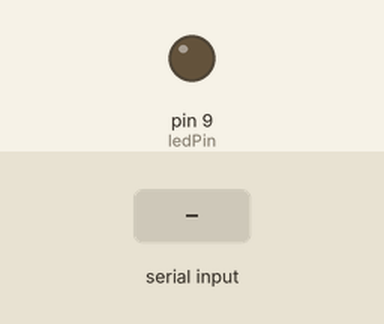
A sketch run on a simulated Arduino Uno, built with avr-gcc and run on an emulated ATmega328P. Parts: output pins drawn as LEDs (lit = HIGH). Inputs (shaded band) come from the test bench.

Above: at 1.2 s.
1.3 s: "H" received over Serial
At 2.1 s:
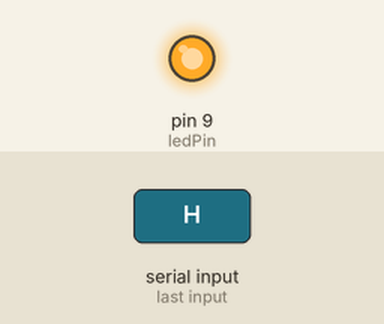
2.8 s: "L" received over Serial
At 3.2 s:
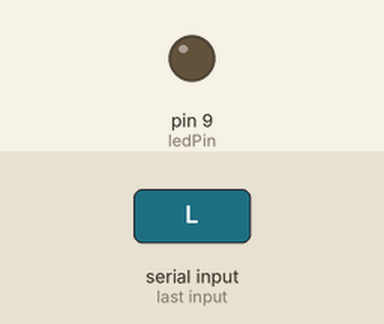
Timing chart, 0 to 5.8 s (numbered marks = the images above; inputs shaded):
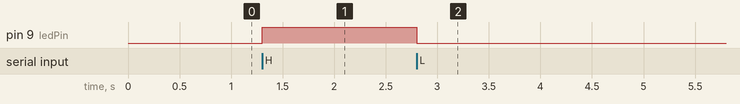

The sketch:

p5-arduino-write.ino
```cpp
const int ledPin = 9; // the pin that the LED is attached to
int incomingByte;     // a variable to read incoming serial data into

void setup() {
 Serial.begin(9600);             // initialize serial communication
 pinMode(ledPin, OUTPUT);        // initialize the LED pin as an output
}

void loop() {
 if (Serial.available() > 0) {   // see if there's incoming serial data
   incomingByte = Serial.read(); // read it
   if (incomingByte == 'H') {    // if it's a capital H (ASCII 72),
     digitalWrite(ledPin, HIGH); // turn on the LED
   }
   if (incomingByte == 'L') {    // if it's an L (ASCII 76)
     digitalWrite(ledPin, LOW);  // turn off the LED
   }
 }
}
```

Measured:
- after the input at 1.3 s, pin 9 (ledPin): LOW → HIGH at once
- after the input at 2.8 s, pin 9 (ledPin): HIGH → LOW at once
